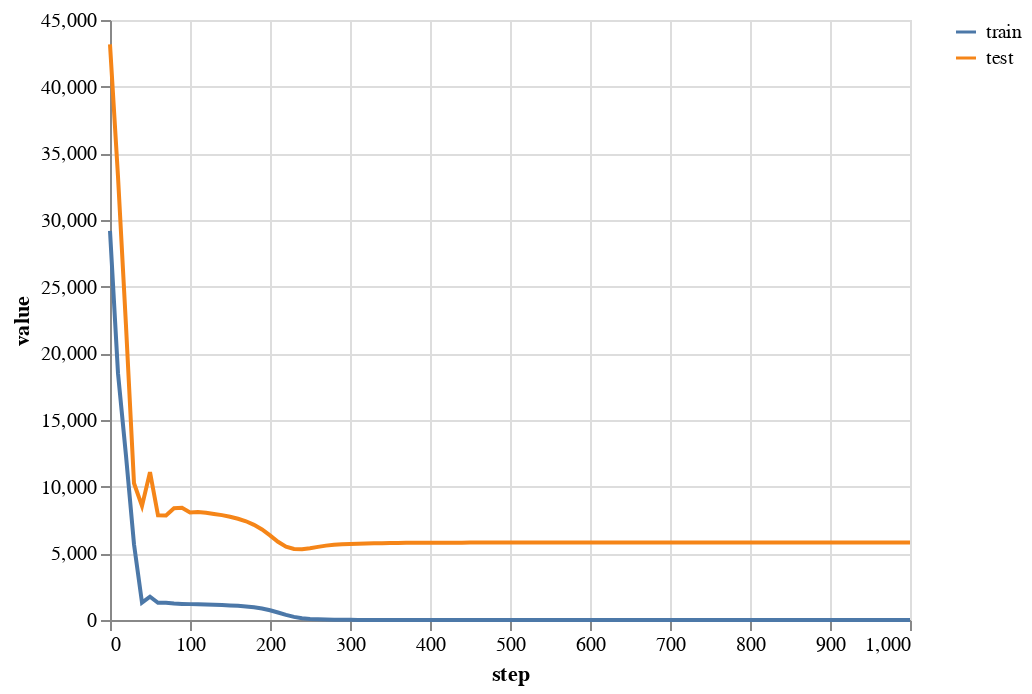

The notebook cell saved with this chart:
### Code cell
print(losshistory2.loss_test[-1])
trainTestLossPlot(losshistory2)

### Figure 1 — Vega-Lite specification as saved in the notebook (floating-point values rounded to 4 significant figures)
{"config": {"view": {"continuousWidth": 400, "continuousHeight": 300}}, "data": {"name": "data-3328859f098949fa1d789fa7b3eeb440"}, "mark": "line", "encoding": {"color": {"type": "nominal", "field": "loss term", "sort": ["train", "test"], "title": ""}, "tooltip": [{"type": "nominal", "field": "loss term"}, {"type": "quantitative", "field": "value"}, {"type": "quantitative", "field": "step"}], "x": {"type": "quantitative", "field": "step"}, "y": {"type": "quantitative", "field": "value", "scale": {"type": "linear"}}}, "transform": [{"fold": ["train", "test"], "as": ["loss term", "value"]}], "$schema": "https://vega.github.io/schema/vega-lite/v4.8.1.json", "datasets": {"data-3328859f098949fa1d789fa7b3eeb440": [{"train": 29180.0, "test": 43170.0, "step": 0}, {"train": 18510.0, "test": 33250.0, "step": 10}, {"train": 12320.0, "test": 22060.0, "step": 20}, {"train": 5680.0, "test": 10250.0, "step": 30}, {"train": 1298.0, "test": 8550.0, "step": 40}, {"train": 1749.0, "test": 11090.0, "step": 50}, {"train": 1292.0, "test": 7855.0, "step": 60}, {"train": 1291.0, "test": 7840.0, "step": 70}, {"train": 1230.0, "test": 8384.0, "step": 80}, {"train": 1208.0, "test": 8411.0, "step": 90}, {"train": 1191.0, "test": 8064.0, "step": 100}, {"train": 1174.0, "test": 8109.0, "step": 110}, {"train": 1158.0, "test": 8049.0, "step": 120}, {"train": 1140.0, "test": 7951.0, "step": 130}, {"train": 1119.0, "test": 7865.0, "step": 140}, {"train": 1094.0, "test": 7748.0, "step": 150}, {"train": 1062.0, "test": 7595.0, "step": 160}, {"train": 1017.0, "test": 7405.0, "step": 170}, {"train": 953.8, "test": 7140.0, "step": 180}, {"train": 861.1, "test": 6787.0, "step": 190}, {"train": 728.8, "test": 6341.0, "step": 200}, {"train": 559.4, "test": 5865.0, "step": 210}, {"train": 381.9, "test": 5499.0, "step": 220}, {"train": 233.7, "test": 5328.0, "step": 230}, {"train": 134.1, "test": 5315.0, "step": 240}, {"train": 78.07, "test": 5386.0, "step": 250}, {"train": 48.7, "test": 5485.0, "step": 260}, {"train": 32.27, "test": 5579.0, "step": 270}, {"train": 21.88, "test": 5648.0, "step": 280}, {"train": 14.74, "test": 5687.0, "step": 290}, {"train": 9.694, "test": 5708.0, "step": 300}, {"train": 6.161, "test": 5722.0, "step": 310}, {"train": 3.77, "test": 5735.0, "step": 320}, {"train": 2.22, "test": 5747.0, "step": 330}, {"train": 1.259, "test": 5758.0, "step": 340}, {"train": 0.6879, "test": 5769.0, "step": 350}, {"train": 0.3623, "test": 5778.0, "step": 360}, {"train": 0.1841, "test": 5785.0, "step": 370}, {"train": 0.09039, "test": 5791.0, "step": 380}, {"train": 0.04299, "test": 5795.0, "step": 390}, {"train": 0.01987, "test": 5798.0, "step": 400}, {"train": 0.008936, "test": 5800.0, "step": 410}, {"train": 0.00392, "test": 5801.0, "step": 420}, {"train": 0.001683, "test": 5802.0, "step": 430}, {"train": 0.0007063, "test": 5803.0, "step": 440}, {"train": 0.0002908, "test": 5804.0, "step": 450}, {"train": 0.0001173, "test": 5804.0, "step": 460}, {"train": 4.661e-05, "test": 5804.0, "step": 470}, {"train": 1.825e-05, "test": 5804.0, "step": 480}, {"train": 7.083e-06, "test": 5804.0, "step": 490}, {"train": 2.892e-06, "test": 5804.0, "step": 500}, {"train": 1.307e-06, "test": 5804.0, "step": 510}, {"train": 7.347e-07, "test": 5804.0, "step": 520}, {"train": 5.335e-07, "test": 5804.0, "step": 530}, {"train": 4.625e-07, "test": 5804.0, "step": 540}, {"train": 4.358e-07, "test": 5804.0, "step": 550}, {"train": 4.226e-07, "test": 5804.0, "step": 560}, {"train": 4.136e-07, "test": 5804.0, "step": 570}, {"train": 4.045e-07, "test": 5804.0, "step": 580}, {"train": 3.968e-07, "test": 5804.0, "step": 590}, {"train": 3.892e-07, "test": 5804.0, "step": 600}, {"train": 3.82e-07, "test": 5804.0, "step": 610}, {"train": 3.75e-07, "test": 5804.0, "step": 620}, {"train": 3.682e-07, "test": 5804.0, "step": 630}, {"train": 3.62e-07, "test": 5804.0, "step": 640}, {"train": 3.559e-07, "test": 5804.0, "step": 650}, {"train": 3.496e-07, "test": 5804.0, "step": 660}, {"train": 3.435e-07, "test": 5804.0, "step": 670}, {"train": 3.379e-07, "test": 5804.0, "step": 680}, {"train": 3.321e-07, "test": 5804.0, "step": 690}, {"train": 3.27e-07, "test": 5804.0, "step": 700}, {"train": 3.219e-07, "test": 5804.0, "step": 710}, {"train": 3.164e-07, "test": 5804.0, "step": 720}, {"train": 3.114e-07, "test": 5804.0, "step": 730}, {"train": 3.068e-07, "test": 5804.0, "step": 740}, {"train": 3.019e-07, "test": 5804.0, "step": 750}, {"train": 2.972e-07, "test": 5804.0, "step": 760}, {"train": 2.929e-07, "test": 5804.0, "step": 770}, {"train": 2.887e-07, "test": 5804.0, "step": 780}, {"train": 2.841e-07, "test": 5804.0, "step": 790}, {"train": 2.802e-07, "test": 5804.0, "step": 800}, {"train": 2.76e-07, "test": 5804.0, "step": 810}, {"train": 2.722e-07, "test": 5804.0, "step": 820}, {"train": 2.682e-07, "test": 5804.0, "step": 830}, {"train": 2.644e-07, "test": 5804.0, "step": 840}, {"train": 2.609e-07, "test": 5804.0, "step": 850}, {"train": 2.574e-07, "test": 5804.0, "step": 860}, {"train": 2.538e-07, "test": 5804.0, "step": 870}, {"train": 2.505e-07, "test": 5804.0, "step": 880}, {"train": 2.473e-07, "test": 5804.0, "step": 890}, {"train": 2.443e-07, "test": 5804.0, "step": 900}, {"train": 2.409e-07, "test": 5804.0, "step": 910}, {"train": 2.379e-07, "test": 5804.0, "step": 920}, {"train": 2.349e-07, "test": 5804.0, "step": 930}, {"train": 2.319e-07, "test": 5804.0, "step": 940}, {"train": 2.292e-07, "test": 5804.0, "step": 950}, {"train": 2.264e-07, "test": 5804.0, "step": 960}, {"train": 2.238e-07, "test": 5804.0, "step": 970}, {"train": 2.211e-07, "test": 5804.0, "step": 980}, {"train": 2.184e-07, "test": 5804.0, "step": 990}, {"train": 2.16e-07, "test": 5804.0, "step": 1000}]}}
